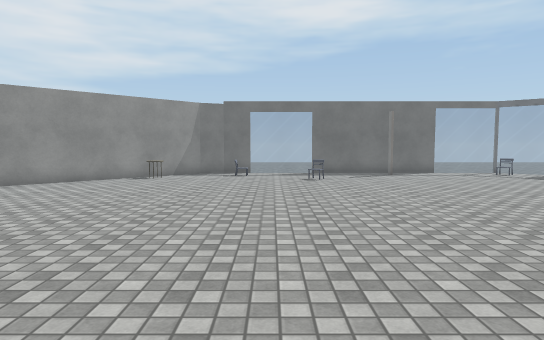
View 1 (above)

12 first-person views from a walk through a scene from a Unity 3-D project. The camera is 1.4 m above the floor, tilts 4° down and sees 75° across. The floor is counted in squares, 1 m on a side. Each view is taken from the middle of a square. On the plan, view 1 faces up. The plan holds only what a view shows up to about 15 squares ahead; the rest is blank. The place goes on beyond the plan. Surface patterns are stand-ins for the level's own textures.

View 2
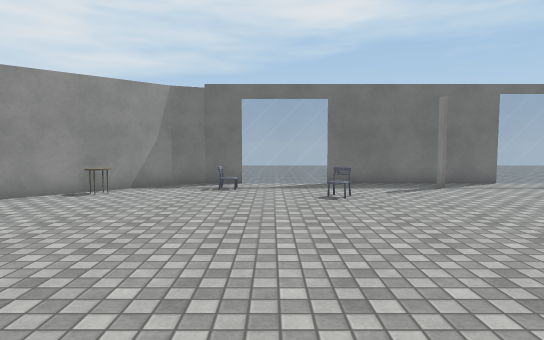

View 3
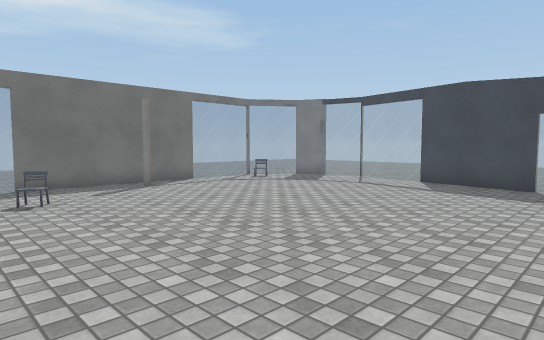

View 4
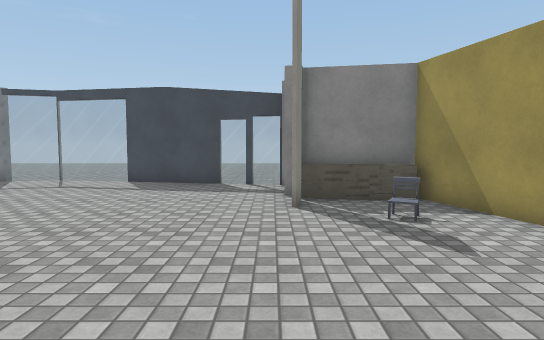

View 5
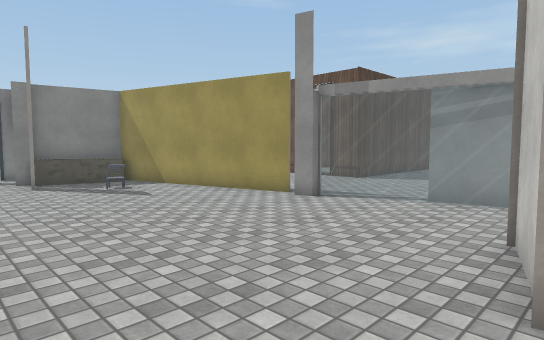

View 6
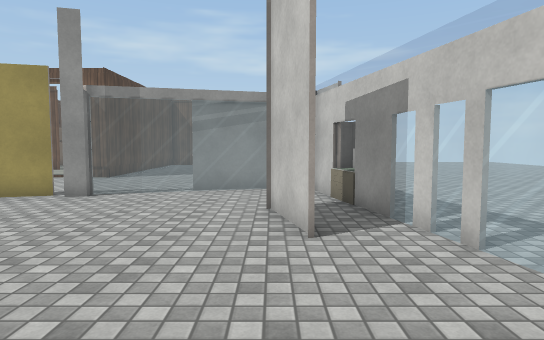

View 7
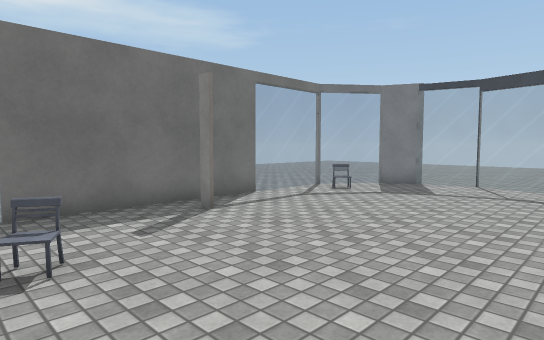

View 8
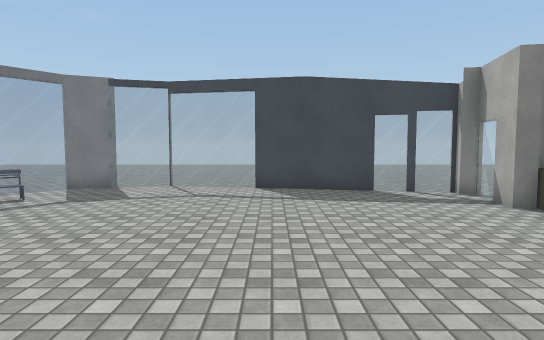

View 9
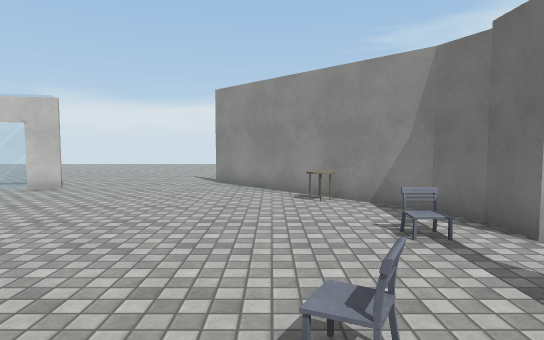

View 10
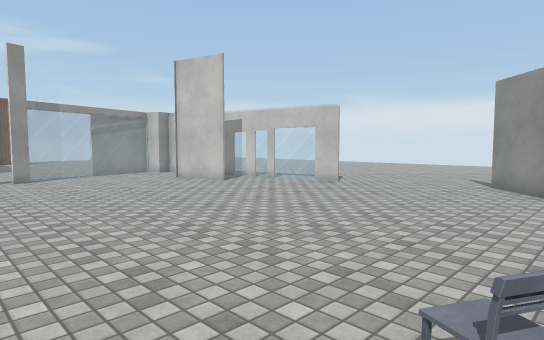

View 11
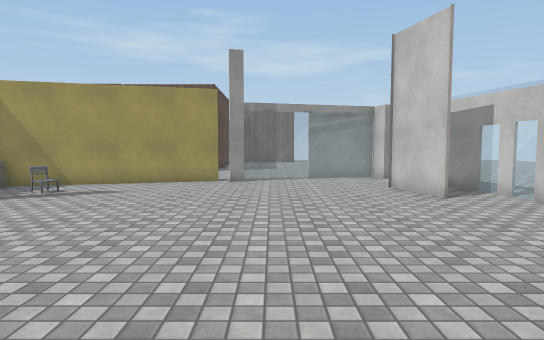

View 12
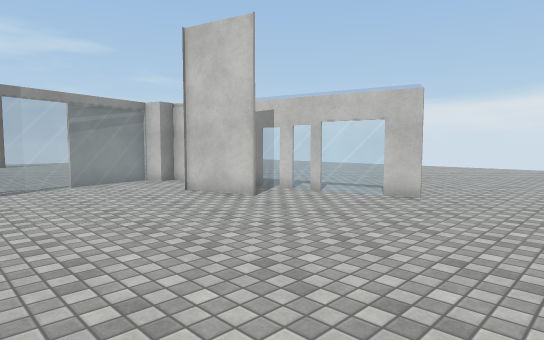

### Floor plan
Key: @ floor where view 1 was taken; # wall or solid block; x gap in a wall; . floor; = window, fence, low wall or low ledge; ^ raised ledge; T table; C chair; H thing the floor can be seen under or through.
Columns run from 7 left of view 1 to 18 right of it. Each row starts with its distance up from view 1.
 20       ....       ...  ...
 19       ....      ..... ...
 18    ###====######===.....
 17   ##.C...... #....C=#.
 16   #..C..............##...
 15 ##T......C...........=...
 14 #....................=....
 13 .....................=....
 12 .....................=....
 11 .....................=...
 10 ....................##
  9 ....................#
  8 ....................H
  7 #...................H...
  6 =...................=...
  5 =..................=.....
  4 =..............#^#=#.....
  3 H.##............^#  .....
  2 .H.#..........C.^#
  1 .H............###
  0 .#.....@.. ####
 -1  #.....==x#
 -2  ##====....
 -3      ......
 -4      .......
 -5      .......
 -6      .....
 -7         ..

Where each view was taken, in squares from view 1:
view 1: 0 up, 0 right, facing up
view 2: 5 up, 0 right, facing up
view 3: 5 up, 0 right, facing up-right
view 4: 5 up, 0 right, facing right
view 5: 7 up, 5 left, facing down-right
view 6: 9 up, 4 left, facing down
view 7: 10 up, 1 right, facing up-right
view 8: 10 up, 2 right, facing right
view 9: 14 up, 4 right, facing left
view 10: 15 up, 4 right, facing down-left
view 11: 13 up, 0 right, facing down
view 12: 11 up, 2 right, facing down-left
